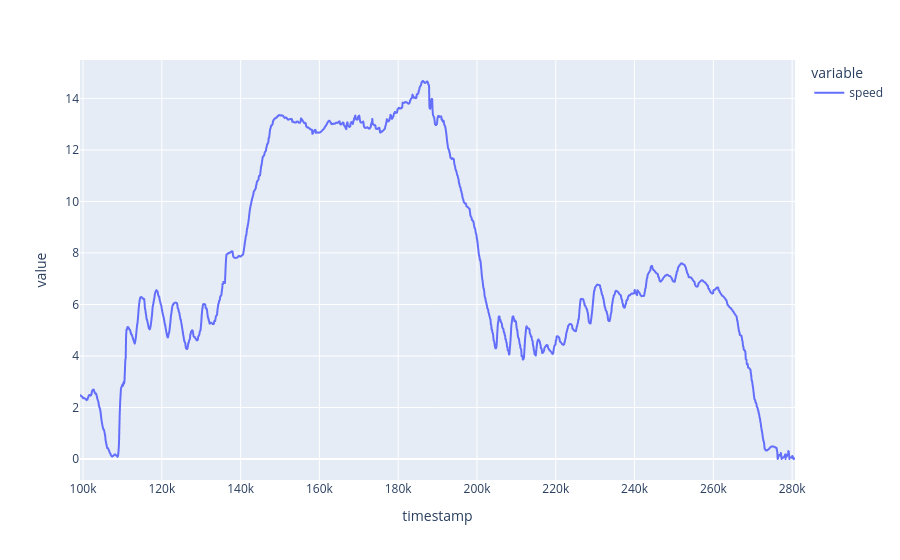

Source (notebook cell):
### Code cell
px.line(gps.speed)

### Figure 1 — Plotly figure (JSON) as saved in the notebook; plotly's stock layout.template omitted (floating-point values rounded to 4 significant figures; data arrays with more than 128 entries replaced by an {"elided": "..."} marker saying what was removed)
{"data": [{"hovertemplate": "variable=speed<br>timestamp=%{x}<br>value=%{y}<extra></extra>", "legendgroup": "speed", "line": {"color": "#636efa", "dash": "solid"}, "marker": {"symbol": "circle"}, "mode": "lines", "name": "speed", "showlegend": true, "type": "scattergl", "x": {"elided": "1816 int values"}, "xaxis": "x", "y": {"elided": "1816 float values"}, "yaxis": "y"}], "layout": {"legend": {"title": {"text": "variable"}, "tracegroupgap": 0}, "margin": {"t": 60}, "xaxis": {"anchor": "y", "domain": [0, 1], "title": {"text": "timestamp"}}, "yaxis": {"anchor": "x", "domain": [0, 1], "title": {"text": "value"}}}}
